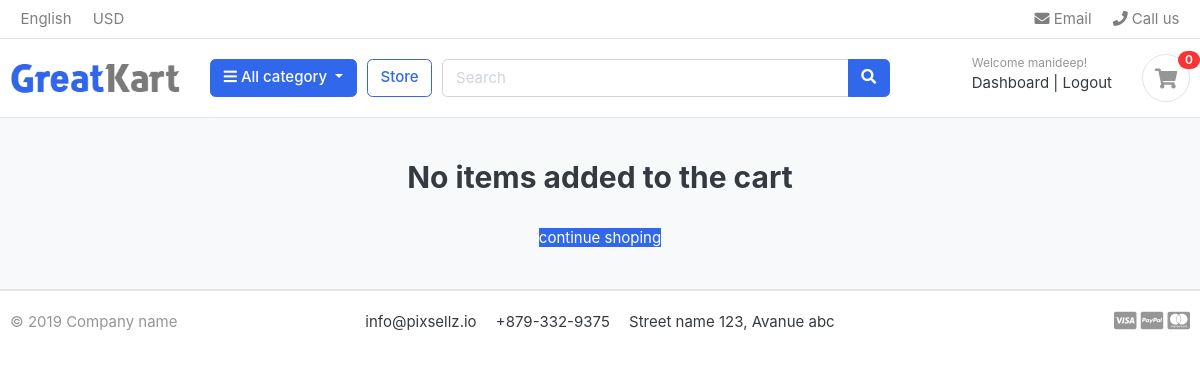
Page /cart/ (signed in) on the earlier database version.
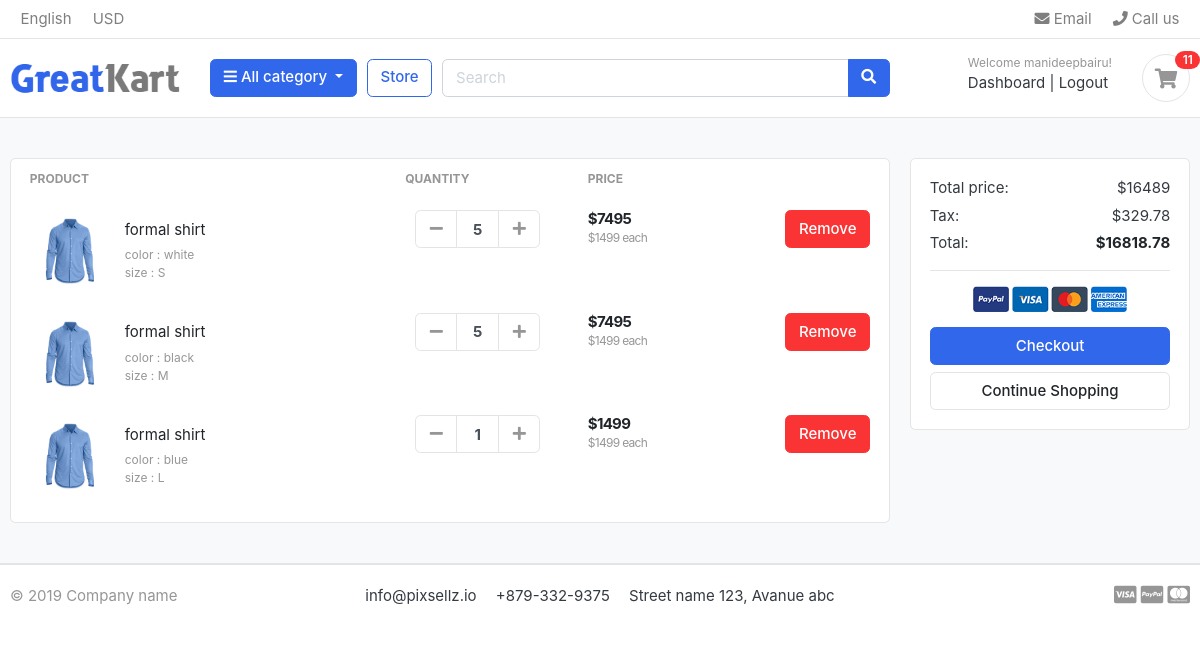
Same page on the later database version.
### accounts/models.py (models this page shows, shortened)
class Account(AbstractBaseUser):
    first_name   =   models.CharField(max_length=50)
    last_name    =   models.CharField(max_length=50)
    username     =   models.CharField(max_length=50,unique=True)
    email        =   models.CharField(max_length=50,unique=True)
    phn_number   =   models.CharField(max_length=50)
    date_joined     =   models.DateTimeField(auto_now_add=True)
    last_login      =   models.DateTimeField(auto_now_add=True)
    is_admin        =   models.BooleanField(default=False)
    is_staff        =   models.BooleanField(default=False)
    is_active       =   models.BooleanField(default=False)
    is_superadmin   =   models.BooleanField(default=False)
    USERNAME_FIELD          =  'email'
    REQUIRED_FIELDS   =  ['username','first_name','last_name']
    objects  = MyAccountManager()

### cart/models.py (models this page shows, shortened)
class Cart_items(models.Model):
    user       = models.ForeignKey(Account, on_delete=models.CASCADE,null=True)
    product    = models.ForeignKey(Product , on_delete=models.CASCADE)
    variation  = models.ManyToManyField(variations , blank=True,null=True)
    cart       = models.ForeignKey(Cart , on_delete=models.CASCADE,null=True)
    quantity   = models.IntegerField()
    is_active  = models.BooleanField(default=True)
    def sub_total(self):
        return self.product.price * self.quantity

### store/models.py (models this page shows, shortened)
class Product(models.Model):
    category        = models.ForeignKey(Category , on_delete=models.CASCADE)
    product_name    = models.CharField(max_length=250,unique=True)
    slug            = models.SlugField(max_length=550,unique=True)
    discription     = models.TextField()
    price           = models.IntegerField()
    stock           = models.IntegerField()
    product_image   = models.ImageField(upload_to='media/product/', blank=True)
    created         = models.DateTimeField(auto_now_add=True)
    modefied        = models.DateTimeField(auto_now=True)
    is_avalible     = models.BooleanField(default=True)
    def get_url(self):
        return reverse('product_detail',args=[self.category.slug,self.slug,])

class variations(models.Model):
    product               = models.ForeignKey(Product,on_delete=models.CASCADE)
    variation_category    = models.CharField(max_length=50, choices=variation_catagiry_choices)
    variation_value       = models.CharField(max_length=50)
    is_active             = models.BooleanField(default=True)
    created               = models.DateField(auto_now_add=True)
    objects=variationmanager()

### cart/views.py (the view)
# urls.py: path('cart/',include('cart.urls')),
def cart(request):
    if request.user.is_authenticated:
        cart_items=Cart_items.objects.filter(user=request.user)
    else:
        cart_items=Cart_items.objects.filter(cart__cart_id=_cart_id(request))
    total=0
    quantiy=0
    for cart_item in cart_items:
        Total = (cart_item.product.price * cart_item.quantity)
        total += Total
        quantiy += cart_item.quantity
    tax= (2*total)/100
    grand_total=total+tax
    cart_items_count=cart_items.count()
    context={
        'cart_items':cart_items,
        'total':total,
        'grand_total':grand_total,
        'tax':tax,
        'quantiy':quantiy,
        'cart_items_count':cart_items_count
    }
    return render(request,'store/cart.html',context)

### cart/context_processors.py (called while the page is built)
def total_cart_items(request):
    total_items=0
    if request.user.is_authenticated:
        cart_items=Cart_items.objects.filter(user=request.user)
    else:
        cart_items=Cart_items.objects.filter(cart__cart_id=_cart_id(request))
    for cart_item in cart_items:
        total_items+=cart_item.quantity
    return dict(items=total_items)

### category/context_processors.py (called while the page is built)
def category_links(request):
    category=Category.objects.all()
    return dict(cat_list=category)

### category/models.py (called while the page is built)
    def __str__(self):
        return self.caterogy_name

    def get_url(self):
        return reverse('get_product_by_category',args=[self.slug])

### templates/store/cart.html
{% extends 'base.html' %}
{% load static%}
{% block content %}
<section class="section-content padding-y bg">
    <div class="container">
    {% if cart_items_count >= 1%}
    <div class="row">
        <aside class="col-lg-9">
    <div class="card">
    <table class="table table-borderless table-shopping-cart">
    <thead class="text-muted">
    <tr class="small text-uppercase">
      <th scope="col">Product</th>
      <th scope="col" width="120">Quantity</th>
      <th scope="col" width="120">Price</th>
      <th scope="col" class="text-right" width="200"> </th>
    </tr>
    </thead>
    <tbody>
    {% for cartitem in cart_items%}
    <tr>
        <td>
            <figure class="itemside align-items-center">
                <a href="{{cartitem.product.get_url}}"><div class="aside"><img src="{{cartitem.product.product_image.url}}" class="img-sm"></div></a>
                <figcaption class="info">
                    <a href="#" class="title text-dark">{{cartitem.product.product_name}}</a>
                    <p class="text-muted small">
                        {% for items in cartitem.variation.all%}
                        {{items.variation_category}} : {{items.variation_value}} <br>
                        {% endfor %}
                    </p>
                </figcaption>
            </figure>
        </td>
        <td>
                        <div class="col">
                            <div class="input-group input-spinner">
                                <div class="input-group-prepend">
                                <a href="{% url 'remove_cart' cartitem.product.id cartitem.id %}" class="btn btn-light" type="button" id="button-plus"> <i class="fa fa-minus"></i> </a>
                                </div>
                                <input type="text" class="form-control"  value="{{cartitem.quantity}}">
                                <div class="input-group-append">
                                <a href="{% url 'add_cart_quantity' cartitem.product.id cartitem.id%}" class="btn btn-light" type="button" id="button-minus"> <i class="fa fa-plus"></i> </a>
                                </div>
                            </div>
                        </div>
        </td>
        <td>
            <div class="price-wrap">
                <var class="price">${{cartitem.sub_total}}</var>
                <small class="text-muted"> ${{cartitem.product.price}} each </small>
            </div>
        </td>
        <td class="text-right">
        <a href="{% url 'delete_cart_item' cartitem.product.id  cartitem.id %}" class="btn btn-danger"> Remove</a>
        </td>
    </tr>
    {% endfor%}
    </tbody>
    </table>
    </div>
        </aside>
        <aside class="col-lg-3">
            <div class="card">
            <div class="card-body">
                <dl class="dlist-align">
                  <dt>Total price:</dt>
                  <dd class="text-right">${{total}}</dd>
                </dl>
                <dl class="dlist-align">
                  <dt>Tax:</dt>
                  <dd class="text-right"> ${{tax}}</dd>
                </dl>
                <dl class="dlist-align">
                  <dt>Total:</dt>
                  <dd class="text-right text-dark b"><strong>${{grand_total}}</strong></dd>
                </dl>
                <hr>
                <p class="text-center mb-3">
                    <img src="{% static './images/misc/payments.png' %}" height="26">
                </p>
                <a href="{% url 'checkout'%}" class="btn btn-primary btn-block"> Checkout </a>
                <a href="./store.html" class="btn btn-light btn-block">Continue Shopping</a>
            </div>
            </div>
    </aside>
    </div>
    {% else %}
      <h2 class="text-center">No items added to the cart</h2>
      <br>
      <div class="text-center" center>
        <a href="{% url 'home'%}" class="btm btn-primary">continue shoping</a>
      </div>
    {%endif%}
    </div>
    </section>
{% endblock %}

### templates/includes/navbar.html (shortened to what this page needs)
{% load static %}
<header class="section-header">
    <nav class="navbar p-md-0 navbar-expand-sm navbar-light border-bottom">
    <div class="container">
      <div class="collapse navbar-collapse" id="navbarTop4">
        <ul class="navbar-nav mr-auto">
            <li class="nav-item dropdown">
                 <a href="#" class="nav-link">   English </a>
            </li>
            <li class="nav-item dropdown">
                <a href="#" class="nav-link"> USD </a>
            </li>
        </ul>
        <ul class="navbar-nav">
            <li><a href="#" class="nav-link"> <i class="fa fa-envelope"></i> Email </a></li>
            <li><a href="#" class="nav-link"> <i class="fa fa-phone"></i> Call us </a></li>
        </ul>
      </div>
    </div>
    </nav>
    <section class="header-main border-bottom">
        <div class="container">
    <div class="row align-items-center">
        <div class="col-lg-2 col-md-3 col-6">
            <a href="{%url 'home'%}" class="brand-wrap">
                <img class="logo" src="{% static './images/logo.png'%}">
            </a>
        </div>
        <div class="col-lg col-sm col-md col-6 flex-grow-0">
            <div class="category-wrap dropdown d-inline-block float-right">
                <button type="button" class="btn btn-primary dropdown-toggle" data-toggle="dropdown">
                    <i class="fa fa-bars"></i> All category
                </button>
            </div>
        </div>
        <a href="{% url 'store'%}" class="btn btn-outline-primary">Store</a>
        <div class="col-lg  col-md-6 col-sm-12 col">
            <form action="{% url 'search'%}" class="search">
                <div class="input-group w-100">
                    <input type="text" class="form-control" style="width:60%;" name="keyword" placeholder="Search">
                    <div class="input-group-append">
                      <button class="btn btn-primary" type="submit">
                        <i class="fa fa-search"></i>
                      </button>
                    </div>
                </div>
            </form>
        </div>
        <div class="col-lg-3 col-sm-6 col-8 order-2 order-lg-3">
                    <div class="d-flex justify-content-end mb-3 mb-lg-0">
                        <div class="widget-header">
                            {% if user.is_authenticated %}
                                <small class="title text-muted">Welcome {{user.first_name}}! </small>
                                <div>
                                    <a href="{% url 'dashboard'%}">Dashboard</a> <span class="dark-transp"> | </span>
                                    <a href="{% url 'logout'%}">Logout</a>
                                </div>
                            {% else %}
                                <small class="title text-muted">Welcome guest!</small>
                                <div>
                                    <a href="{% url 'signin'%}">Signin</a> <span class="dark-transp"> | </span>
                                    <a href="{% url 'register'%}"> Register</a>
                                </div>
                            {% endif %}
                        </div>
                        <a href="{% url 'cart' %}" class="widget-header pl-3 ml-3">
                            <div class="icon icon-sm rounded-circle border"><i class="fa fa-shopping-cart"></i></div>
                            <span class="badge badge-pill badge-danger notify">{{items}}</span>
                        </a>
                    </div>
                </div>
    </div>
        </div>
    </section>
    </header>

Differences in the rows shown:
changed Account: first_name "manideep" → "manideepbairu"
added Cart_items: product.product_image (picture), product.product_name "formal shirt", quantity "5", sub_total "7495", product.price "1499"
now on this page (row unchanged): variations: variation_category "color", variation_value "white", shown under "formal shirt"
now on this page (row unchanged): variations: variation_category "size", variation_value "S", shown under "formal shirt"
added Cart_items: product.product_image (picture), product.product_name "formal shirt", quantity "5", sub_total "7495", product.price "1499"
now on this page (row unchanged): variations: variation_category "color", variation_value "black", shown under "formal shirt"
now on this page (row unchanged): variations: variation_category "size", variation_value "M", shown under "formal shirt"
added Cart_items: product.product_image (picture), product.product_name "formal shirt", quantity "1", sub_total "1499", product.price "1499"
now on this page (row unchanged): variations: variation_category "color", variation_value "blue", shown under "formal shirt"
now on this page (row unchanged): variations: variation_category "size", variation_value "L", shown under "formal shirt"
Other differences:
{{ items }}: "0" → "11"
{{ total }}: (not shown) → "16489"
{{ tax }}: (not shown) → "329.78"
{{ grand_total }}: (not shown) → "16818.78"
text no longer shown: "No items added to the cart continue shoping"
text now shown: "PRODUCT QUANTITY PRICE Total price: $ Tax: $ Total: $ Checkout Continue Shopping"
